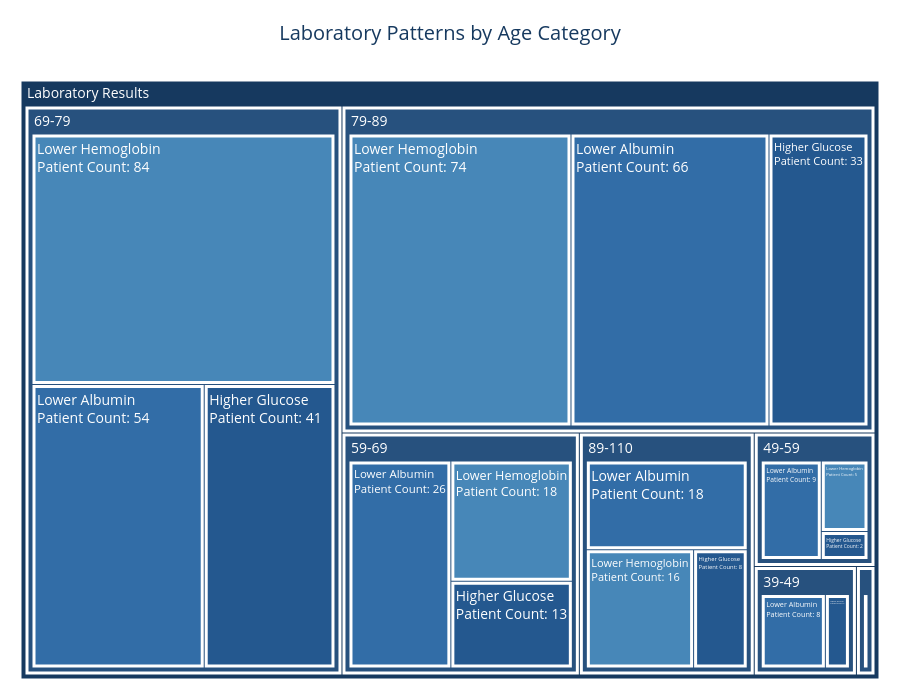

The notebook cell saved with this chart:
### Code cell
# --------------------------------------------------
# 1. Select laboratory measurements
# --------------------------------------------------

lab_options = {
    "Lower Hemoglobin": (
        ["hemoglobin", "hemoglobin_blood_gas"],
        "low"
    ),

    "Lower Albumin": (
        ["albumin", "albumin_serum"],
        "low"
    ),

    "Higher Glucose": (
        ["glucose_blood_gas", "glucose"],
        "high"
    ),

    "Higher Troponin": (
        ["troponin_i", "troponin_t", "troponin"],
        "high"
    )
}

selected_labs = {}

for label, (options, direction) in lab_options.items():

    col = next(
        (c for c in options if c in patient.columns),
        None
    )

    if col:
        selected_labs[label] = (col, direction)

if not selected_labs:
    raise ValueError("No laboratory measurements found.")


# --------------------------------------------------
# 2. Calculate patient counts
# --------------------------------------------------

results = []

for label, (col, direction) in selected_labs.items():

    tmp = patient[
        ["inpatient_number", "agecat", col]
    ].copy()

    tmp[col] = pd.to_numeric(
        tmp[col],
        errors="coerce"
    )

    tmp = tmp.dropna()

    if tmp.empty:
        continue

    # Count each inpatient number once for each lab test
    tmp = (
        tmp.groupby(
            ["inpatient_number", "agecat"],
            observed=True,
            as_index=False
        )[col]
        .median()
    )

    # Identify lower or higher measurements
    if direction == "low":

        limit = tmp[col].quantile(0.10)

        tmp["selected_result"] = tmp[col] < limit

    else:

        limit = tmp[col].quantile(0.90)

        tmp["selected_result"] = tmp[col] > limit

    # Calculate patient counts by age category
    summary = (
        tmp.groupby(
            "agecat",
            observed=True
        )["selected_result"]
        .agg(
            patients_tested="count",
            patient_count="sum"
        )
        .reset_index()
    )

    summary["Lab Result"] = label

    summary["Patient Percentage"] = (
        summary["patient_count"]
        / summary["patients_tested"]
        * 100
    )

    results.append(summary)


# --------------------------------------------------
# 3. Combine laboratory results
# --------------------------------------------------

if not results:
    raise ValueError("No laboratory results are available.")

lab_summary = pd.concat(
    results,
    ignore_index=True
)

lab_summary = lab_summary.rename(
    columns={
        "agecat": "Age Category"
    }
)

lab_summary["Age Category"] = (
    lab_summary["Age Category"].astype(str)
)

# Keep groups with at least 10 tested patients
plot_data = lab_summary[
    (lab_summary["patients_tested"] >= 10) &
    (lab_summary["patient_count"] > 0)
].copy()

if plot_data.empty:
    raise ValueError("No results available for the Treemap.")


# --------------------------------------------------
# 4. Define blue color palette
# --------------------------------------------------

lab_colors = {
    "Lower Hemoglobin": "#4787B8",
    "Lower Albumin": "#326DA7",
    "Higher Glucose": "#24588F",
    "Higher Troponin": "#123F70"
}


# --------------------------------------------------
# 5. Create Treemap hierarchy
# --------------------------------------------------

nodes = []

# Main category
nodes.append({
    "id": "root",
    "label": "Laboratory Results",
    "parent": "",
    "value": int(plot_data["patient_count"].sum()),
    "color": "#16395F",

    "text": "Laboratory Results",

    "hover": (
        "<b>Laboratory Results</b><br>"
        "Select an age group to view laboratory results."
    )
})


# Age categories
for age, age_data in plot_data.groupby(
    "Age Category",
    sort=False
):

    age_id = f"age_{age}"

    age_count = int(
        age_data["patient_count"].sum()
    )

    nodes.append({
        "id": age_id,
        "label": age,
        "parent": "root",
        "value": age_count,
        "color": "#27517E",

        "text": f"Age: {age}",

        "hover": (
            f"<b>Age Group: {age}</b><br>"
            "Select a laboratory measurement for details."
        )
    })

    # IMPORTANT:
    # Laboratory boxes must be inside the age-group loop.

    for _, row in age_data.iterrows():

        lab_name = row["Lab Result"]

        count = int(row["patient_count"])

        tested = int(row["patients_tested"])

        percentage = float(row["Patient Percentage"])

        nodes.append({
            "id": f"{age_id}_{lab_name}",
            "label": lab_name,
            "parent": age_id,
            "value": count,
            "color": lab_colors[lab_name],

            "text": (
                f"{lab_name}<br>"
                f"Patient Count: {count}"
            ),

            "hover": (
                f"<b>{lab_name}</b><br>"
                f"Age Group: {age}<br>"
                f"Patient Count: {count:,}<br>"
                f"Tested Patients: {tested:,}<br>"
                f"Patient Percentage: {percentage:.1f}%"
            )
        })


# --------------------------------------------------
# 6. Create Treemap
# --------------------------------------------------

fig = go.Figure(

    go.Treemap(
        ids=[
            n["id"]
            for n in nodes
        ],
        labels=[
            n["label"]
            for n in nodes
        ],
        parents=[
            n["parent"]
            for n in nodes
        ],
        values=[
            n["value"]
            for n in nodes
        ],
        branchvalues="total",
        marker=dict(

            colors=[
                n["color"]
                for n in nodes
            ],
            line=dict(
                color="white",
                width=3
            )
        ),
        text=[
            n["text"]
            for n in nodes
        ],

        texttemplate="%{text}",

        hovertext=[
            n["hover"]
            for n in nodes
        ],
        hovertemplate=(
            "%{hovertext}"
            "<extra></extra>"
        ),
        textfont=dict(
            size=14,
            color="white"
        ),
        tiling=dict(
            packing="squarify",
            pad=4
        ),
        pathbar=dict(
            visible=True
        ),
        maxdepth=3
    )
)

# --------------------------------------------------
# 7. Customize chart
# --------------------------------------------------

fig.update_layout(

    title=dict(
        text="Laboratory Patterns by Age Category",
        x=0.5,

        font=dict(
            size=20,
            color="#16395F"
        )
    ),
    height=700,
    paper_bgcolor="white",
    margin=dict(
        t=80,
        l=20,
        r=20,
        b=20
    ),

    font=dict(size=13)
)

fig.show()

### Figure 1 — Plotly figure (JSON) as saved in the notebook; plotly's stock layout.template omitted (floating-point values rounded to 4 significant figures)
{"data": [{"branchvalues": "total", "hovertemplate": "%{hovertext}<extra></extra>", "hovertext": ["<b>Laboratory Results</b><br>Select an age group to view laboratory results.", "<b>Age Group: 49-59</b><br>Select a laboratory measurement for details.", "<b>Lower Hemoglobin</b><br>Age Group: 49-59<br>Patient Count: 5<br>Tested Patients: 105<br>Patient Percentage: 4.8%", "<b>Lower Albumin</b><br>Age Group: 49-59<br>Patient Count: 9<br>Tested Patients: 102<br>Patient Percentage: 8.8%", "<b>Higher Glucose</b><br>Age Group: 49-59<br>Patient Count: 2<br>Tested Patients: 42<br>Patient Percentage: 4.8%", "<b>Age Group: 59-69</b><br>Select a laboratory measurement for details.", "<b>Lower Hemoglobin</b><br>Age Group: 59-69<br>Patient Count: 18<br>Tested Patients: 357<br>Patient Percentage: 5.0%", "<b>Lower Albumin</b><br>Age Group: 59-69<br>Patient Count: 26<br>Tested Patients: 347<br>Patient Percentage: 7.5%", "<b>Higher Glucose</b><br>Age Group: 59-69<br>Patient Count: 13<br>Tested Patients: 168<br>Patient Percentage: 7.7%", "<b>Age Group: 69-79</b><br>Select a laboratory measurement for details.", "<b>Lower Hemoglobin</b><br>Age Group: 69-79<br>Patient Count: 84<br>Tested Patients: 708<br>Patient Percentage: 11.9%", "<b>Lower Albumin</b><br>Age Group: 69-79<br>Patient Count: 54<br>Tested Patients: 681<br>Patient Percentage: 7.9%", "<b>Higher Glucose</b><br>Age Group: 69-79<br>Patient Count: 41<br>Tested Patients: 344<br>Patient Percentage: 11.9%", "<b>Age Group: 79-89</b><br>Select a laboratory measurement for details.", "<b>Lower Hemoglobin</b><br>Age Group: 79-89<br>Patient Count: 74<br>Tested Patients: 639<br>Patient Percentage: 11.6%", "<b>Lower Albumin</b><br>Age Group: 79-89<br>Patient Count: 66<br>Tested Patients: 617<br>Patient Percentage: 10.7%", "<b>Higher Glucose</b><br>Age Group: 79-89<br>Patient Count: 33<br>Tested Patients: 350<br>Patient Percentage: 9.4%", "<b>Age Group: 89-110</b><br>Select a laboratory measurement for details.", "<b>Lower Hemoglobin</b><br>Age Group: 89-110<br>Patient Count: 16<br>Tested Patients: 101<br>Patient Percentage: 15.8%", "<b>Lower Albumin</b><br>Age Group: 89-110<br>Patient Count: 18<br>Tested Patients: 93<br>Patient Percentage: 19.4%", "<b>Higher Glucose</b><br>Age Group: 89-110<br>Patient Count: 8<br>Tested Patients: 59<br>Patient Percentage: 13.6%", "<b>Age Group: 29-39</b><br>Select a laboratory measurement for details.", "<b>Lower Albumin</b><br>Age Group: 29-39<br>Patient Count: 2<br>Tested Patients: 12<br>Patient Percentage: 16.7%", "<b>Age Group: 39-49</b><br>Select a laboratory measurement for details.", "<b>Lower Albumin</b><br>Age Group: 39-49<br>Patient Count: 8<br>Tested Patients: 50<br>Patient Percentage: 16.0%", "<b>Higher Glucose</b><br>Age Group: 39-49<br>Patient Count: 3<br>Tested Patients: 21<br>Patient Percentage: 14.3%"], "ids": ["root", "age_49-59", "age_49-59_Lower Hemoglobin", "age_49-59_Lower Albumin", "age_49-59_Higher Glucose", "age_59-69", "age_59-69_Lower Hemoglobin", "age_59-69_Lower Albumin", "age_59-69_Higher Glucose", "age_69-79", "age_69-79_Lower Hemoglobin", "age_69-79_Lower Albumin", "age_69-79_Higher Glucose", "age_79-89", "age_79-89_Lower Hemoglobin", "age_79-89_Lower Albumin", "age_79-89_Higher Glucose", "age_89-110", "age_89-110_Lower Hemoglobin", "age_89-110_Lower Albumin", "age_89-110_Higher Glucose", "age_29-39", "age_29-39_Lower Albumin", "age_39-49", "age_39-49_Lower Albumin", "age_39-49_Higher Glucose"], "labels": ["Laboratory Results", "49-59", "Lower Hemoglobin", "Lower Albumin", "Higher Glucose", "59-69", "Lower Hemoglobin", "Lower Albumin", "Higher Glucose", "69-79", "Lower Hemoglobin", "Lower Albumin", "Higher Glucose", "79-89", "Lower Hemoglobin", "Lower Albumin", "Higher Glucose", "89-110", "Lower Hemoglobin", "Lower Albumin", "Higher Glucose", "29-39", "Lower Albumin", "39-49", "Lower Albumin", "Higher Glucose"], "marker": {"colors": ["#16395F", "#27517E", "#4787B8", "#326DA7", "#24588F", "#27517E", "#4787B8", "#326DA7", "#24588F", "#27517E", "#4787B8", "#326DA7", "#24588F", "#27517E", "#4787B8", "#326DA7", "#24588F", "#27517E", "#4787B8", "#326DA7", "#24588F", "#27517E", "#326DA7", "#27517E", "#326DA7", "#24588F"], "line": {"color": "white", "width": 3}}, "maxdepth": 3, "parents": ["", "root", "age_49-59", "age_49-59", "age_49-59", "root", "age_59-69", "age_59-69", "age_59-69", "root", "age_69-79", "age_69-79", "age_69-79", "root", "age_79-89", "age_79-89", "age_79-89", "root", "age_89-110", "age_89-110", "age_89-110", "root", "age_29-39", "root", "age_39-49", "age_39-49"], "pathbar": {"visible": true}, "text": ["Laboratory Results", "Age: 49-59", "Lower Hemoglobin<br>Patient Count: 5", "Lower Albumin<br>Patient Count: 9", "Higher Glucose<br>Patient Count: 2", "Age: 59-69", "Lower Hemoglobin<br>Patient Count: 18", "Lower Albumin<br>Patient Count: 26", "Higher Glucose<br>Patient Count: 13", "Age: 69-79", "Lower Hemoglobin<br>Patient Count: 84", "Lower Albumin<br>Patient Count: 54", "Higher Glucose<br>Patient Count: 41", "Age: 79-89", "Lower Hemoglobin<br>Patient Count: 74", "Lower Albumin<br>Patient Count: 66", "Higher Glucose<br>Patient Count: 33", "Age: 89-110", "Lower Hemoglobin<br>Patient Count: 16", "Lower Albumin<br>Patient Count: 18", "Higher Glucose<br>Patient Count: 8", "Age: 29-39", "Lower Albumin<br>Patient Count: 2", "Age: 39-49", "Lower Albumin<br>Patient Count: 8", "Higher Glucose<br>Patient Count: 3"], "textfont": {"color": "white", "size": 14}, "texttemplate": "%{text}", "tiling": {"packing": "squarify", "pad": 4}, "type": "treemap", "values": [480, 16, 5, 9, 2, 57, 18, 26, 13, 179, 84, 54, 41, 173, 74, 66, 33, 42, 16, 18, 8, 2, 2, 11, 8, 3]}], "layout": {"font": {"size": 13}, "height": 700, "margin": {"b": 20, "l": 20, "r": 20, "t": 80}, "paper_bgcolor": "white", "title": {"font": {"color": "#16395F", "size": 20}, "text": "Laboratory Patterns by Age Category", "x": 0.5}}}
